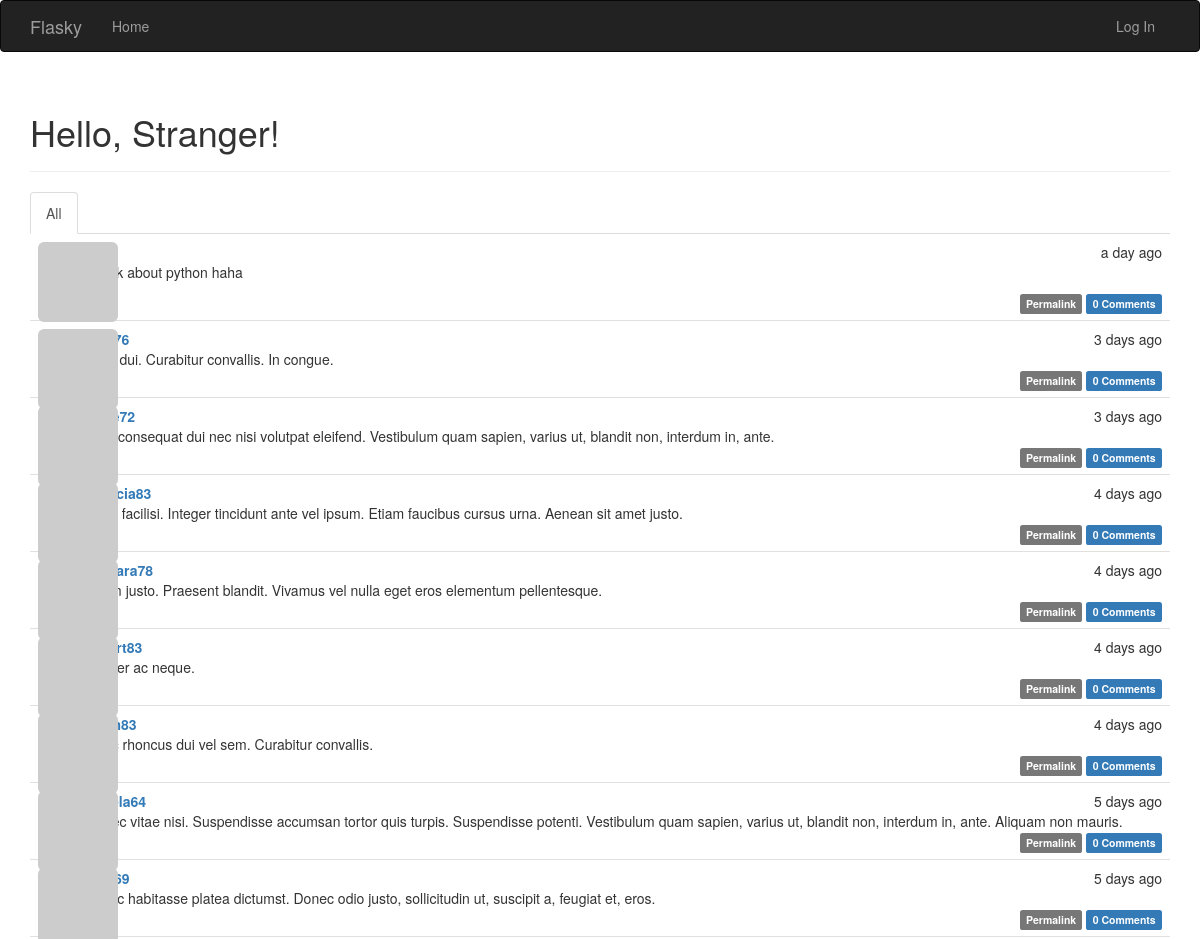
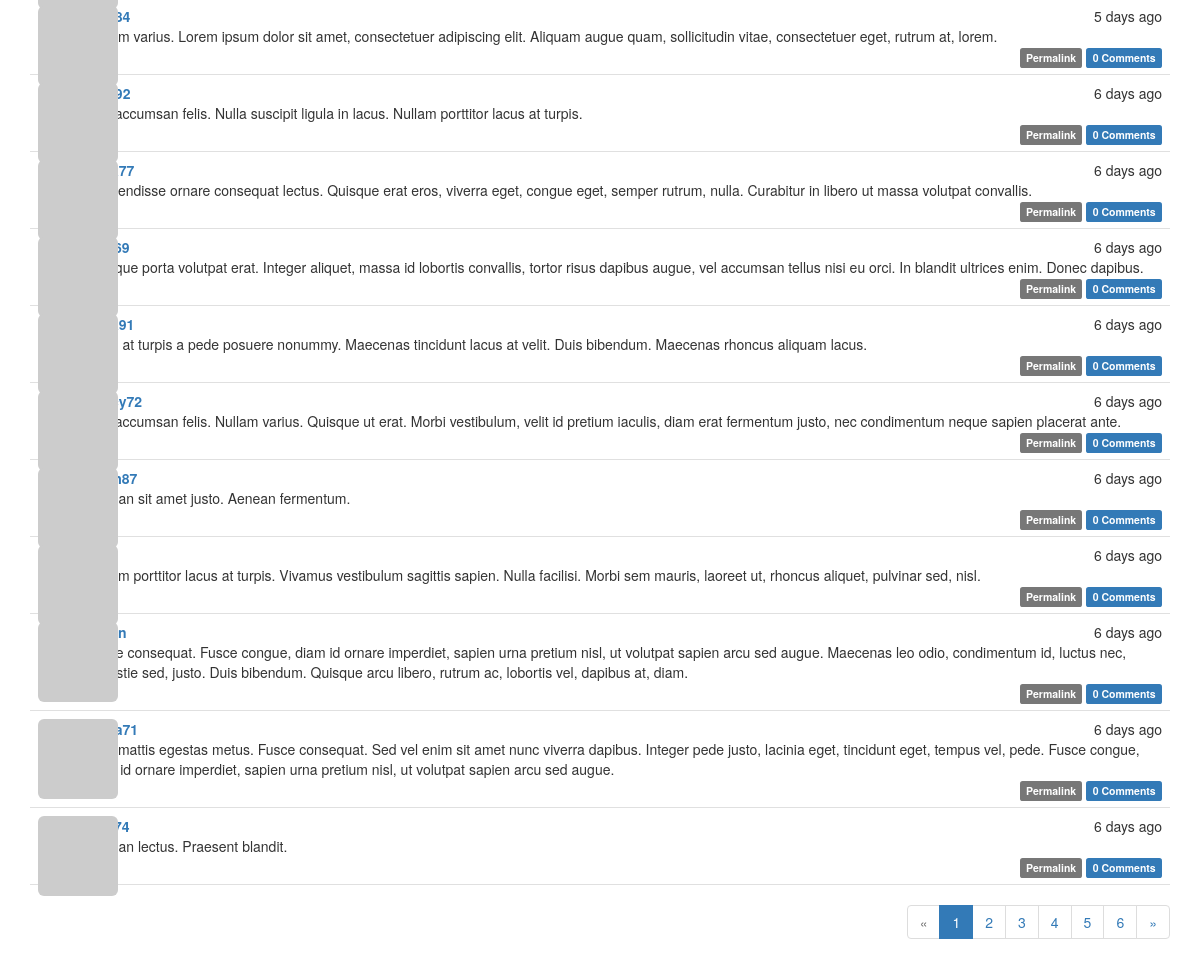
The page / on the database its author committed (2 pictures, top to bottom).
### app/models.py (models this page shows, shortened)
class Post(db.Model):
    __tablename__ = 'posts'
    id = db.Column(db.Integer, primary_key=True)
    body = db.Column(db.Text)
    timestamp = db.Column(db.DateTime, index=True, default=datetime.utcnow)
    author_id = db.Column(db.Integer, db.ForeignKey('users.id'))
    body_html = db.Column(db.Text)
    comments = db.relationship('Comment', backref='post', lazy='dynamic')

class User(UserMixin, db.Model):
    __tablename__ = 'users'
    id = db.Column(db.Integer, primary_key=True)
    email = db.Column(db.String(64), unique=True, index=True)
    username = db.Column(db.String(64), unique=True, index=True)
    role_id = db.Column(db.Integer, db.ForeignKey('roles.id'))
    password_hash = db.Column(db.String(128))
    confirmed = db.Column(db.Boolean, default=False)
    name = db.Column(db.String(64))
    location = db.Column(db.String(64))
    about_me = db.Column(db.Text())
    member_since = db.Column(db.DateTime(), default=datetime.utcnow)
    last_seen = db.Column(db.DateTime(), default=datetime.utcnow)
    avatar_hash = db.Column(db.String(32))
    posts = db.relationship('Post', backref='author', lazy='dynamic')
    followed = db.relationship('Follow', foreign_keys=[Follow.follower_id], backref=db.backref('follower', lazy='joined'), lazy='dynamic', cascade='all, delete-orphan')
    followers = db.relationship('Follow', foreign_keys=[Follow.followed_id], backref=db.backref('followed', lazy='joined'), lazy='dynamic', cascade='all, delete-orphan')
    comments = db.relationship('Comment', backref='author', lazy='dynamic')
    def gravatar(self, size=100, default='identicon', rating='g'):
        if request.is_secure:
            url = 'https://secure.gravatar.com/avatar'
        else:
            url = 'http://www.gravatar.com/avatar'
        try:
            hash = self.avatar_hash or hashlib.md5(self.email.encode('utf-8')).hexdigest()
        except:
            hash = self.avatar_hash
        return '{url}/{hash}?s={size}&d={default}&r={rating}'.format(url=url, hash=hash, size=size, default=default, rating=rating)
    @property
    def password(self):
        raise AttributeError('password is not a readable attribute')

### app/main/views.py (the view)
@main.route('/', methods=['GET', 'POST'])
def index():
    form = PostForm()
    if (current_user.can(Permission.WRITE_ARTICLES) or current_user.can(Permission.ADMINISTER)) and form.validate_on_submit():
        post = Post(body=form.body.data, author=current_user._get_current_object())
        db.session.add(post)
        return redirect(url_for('.index'))
    page = request.args.get('page', 1, type=int)
    show_followed = False
    if current_user.is_authenticated:
        show_followed = bool(request.cookies.get('show_followed', ''))
    if show_followed:
        query = current_user.followed_posts
    else:
        query = Post.query
    pagination = query.order_by(Post.timestamp.desc()).paginate(page, per_page=current_app.config['FLASKY_POSTS_PER_PAGE'],error_out=False)
    posts = pagination.items
    return render_template('index.html', form=form, posts=posts, pagination=pagination, show_followed=show_followed)

### app/auth/views.py (called while the page is built)
@auth.before_app_request
def before_request():
    if current_user.is_authenticated:
        current_user.ping()
        if not current_user.confirmed and request.endpoint and request.endpoint[:5] != 'auth.' and request.endpoint != 'static':
            return redirect(url_for('auth.unconfirmed'))

### app/main/__init__.py (called while the page is built)
@main.app_context_processor
def inject_permissions():
    return dict(Permission=Permission)

### app/models.py (called while the page is built)
    def can(self, permissions):
        return False

    def is_administrator(self):
        return False

### app/templates/index.html (shortened to what this page needs)
{% extends "base.html" %}
{% import "bootstrap/wtf.html" as wtf %}
{% import "_macros.html" as macros %}
{% block page_content %}
<div class="page-header">
	<h1>Hello, {% if current_user.is_authenticated %}{{ current_user.username }}{% else %}Stranger{% endif %}!</h1>
</div>
<div class="post-tabs">
	<ul class="nav nav-tabs">
		<li{% if not show_followed %} class="active"{% endif %}><a href="{{ url_for('.show_all') }}">All</a></li>
	</ul>
	{% include '_posts.html' %}
</div>
{% if pagination %}
<div class="pagination">
	{{ macros.pagination_widget(pagination, '.index') }}
</div>
{% endif %}
{% endblock %}

### app/templates/_posts.html (shortened to what this page needs)
<ul class="posts">
	{% for post in posts %}
	<li class="post">
		<div class="post-thumbnail">
			<a href="{{ url_for('.user', username=post.author.username) }}">
				<img class="img-rounded profile-thumbnail" src="{{ post.author.gravatar(size=40) }}">
			</a>
		</div>
		<div class="post-content">
			<div class="post-date">{{ moment(post.timestamp).fromNow() }}</div>
			<div class="post-author"><a href="{{ url_for('.user', username=post.author.username) }}">{{ post.author.username }}</a></div>
			<div class="post-body">
				{% if post.body_html %}
					{{ post.body_html | safe }}
				{% else %}
					{{ post.body }}
				{% endif %}
			</div>
			<div class="post-footer">
				<a href="{{ url_for('.post', id=post.id) }}">
					<span class="label label-default">Permalink</span>
				</a>
				<a href="{{ url_for('.post', id=post.id) }}#comments">
					<span class="label label-primary">{{ post.comments.count() }} Comments</span>
				</a>
			</div>
		</div>
	</li>
	{% endfor %}
</ul>

### app/static/styles.css (style rules this page uses)
.profile-thumbnail { position: absolute; }
ul.posts { list-style-type: none; padding: 0px; margin: 16px 0px 0px 0px; border-top: 1px solid #e0e0e0; }
ul.posts li.post { padding: 8px; border-bottom: 1px solid #e0e0e0; }
div.post-date { float: right; }
div.post-author { font-weight: bold; }
div.post-thumbnail { position: absolute; }
div.post-content { margin-left: 48px; min-height: 48px; }
div.pagination { width: 100%; text-align: right; padding: 0px; margin: 0px; }
div.post-footer { text-align: right; }
div.post-tabs { margin-top: 16px; }
div.post-tabs ul.posts { margin: 0px; border-top: none; }

### rows shown on the page
Post: timestamp "a day ago", body_html "I think about python haha", comments.count "0"
Post: timestamp "3 days ago", body "Nam dui. Curabitur convallis. In congue.", comments.count "0"
Post: timestamp "3 days ago", body "Duis consequat dui nec nisi volutpat eleifend. Vestibulum quam sapien, varius ut, blandit non, interdum in, ante.", comments.count "0"
Post: timestamp "4 days ago", author.username "patricia83", body "Nulla facilisi. Integer tincidunt ante vel ipsum. Etiam faucibus cursus urna. Aenean sit amet justo.", comments.count "0"
Post: timestamp "4 days ago", author.username "barbara78", body "Etiam justo. Praesent blandit. Vivamus vel nulla eget eros elementum pellentesque.", comments.count "0"
Post: timestamp "4 days ago", body "Integer ac neque.", comments.count "0"
Post: timestamp "4 days ago", body "Nunc rhoncus dui vel sem. Curabitur convallis.", comments.count "0"
Post: timestamp "5 days ago", body "Donec vitae nisi. Suspendisse accumsan tortor quis turpis. Suspendisse potenti. Vestibulum quam sapien, varius ut, blandit non, interdum in, ante. Aliquam non mauris.", comments.count "0"
Post: timestamp "5 days ago", body "In hac habitasse platea dictumst. Donec odio justo, sollicitudin ut, suscipit a, feugiat et, eros.", comments.count "0"
Post: timestamp "5 days ago", body "Nullam varius. Lorem ipsum dolor sit amet, consectetuer adipiscing elit. Aliquam augue quam, sollicitudin vitae, consectetuer eget, rutrum at, lorem.", comments.count "0"
Post: timestamp "6 days ago", body "Sed accumsan felis. Nulla suscipit ligula in lacus. Nullam porttitor lacus at turpis.", comments.count "0"
Post: timestamp "6 days ago", body "Suspendisse ornare consequat lectus. Quisque erat eros, viverra eget, congue eget, semper rutrum, nulla. Curabitur in libero ut massa volutpat convallis.", comments.count "0"
Post: timestamp "6 days ago", body "Quisque porta volutpat erat. Integer aliquet, massa id lobortis convallis, tortor risus dapibus augue, vel accumsan tellus nisi eu orci. In blandit ultrices enim. Donec dapibus.", comments.count "0"
Post: timestamp "6 days ago", body "Proin at turpis a pede posuere nonummy. Maecenas tincidunt lacus at velit. Duis bibendum. Maecenas rhoncus aliquam lacus.", comments.count "0"
Post: timestamp "6 days ago", body "Sed accumsan felis. Nullam varius. Quisque ut erat. Morbi vestibulum, velit id pretium iaculis, diam erat fermentum justo, nec condimentum neque sapien placerat ante.", comments.count "0"
Post: timestamp "6 days ago", body "Aenean sit amet justo. Aenean fermentum.", comments.count "0"
Post: timestamp "6 days ago", body "Nullam porttitor lacus at turpis. Vivamus vestibulum sagittis sapien. Nulla facilisi. Morbi sem mauris, laoreet ut, rhoncus aliquet, pulvinar sed, nisl.", comments.count "0"
Post: timestamp "6 days ago", body "Fusce consequat. Fusce congue, diam id ornare imperdiet, sapien urna pretium nisl, ut volutpat sapien arcu sed augue. Maecenas leo odio, condimentum id, luctus nec, molestie sed, justo. Duis bibendum. Quisque arcu libero, rutrum ac, lobortis vel, dapibus at, diam.", comments.count "0"
Post: timestamp "6 days ago", body "Duis mattis egestas metus. Fusce consequat. Sed vel enim sit amet nunc viverra dapibus. Integer pede justo, lacinia eget, tincidunt eget, tempus vel, pede. Fusce congue, diam id ornare imperdiet, sapien urna pretium nisl, ut volutpat sapien arcu sed augue.", comments.count "0"
Post: timestamp "6 days ago", body "Aenean lectus. Praesent blandit.", comments.count "0"

### other values the page prints
{{ p }} "1"
{{ p }} "2" "3" "4" "5" "6"
